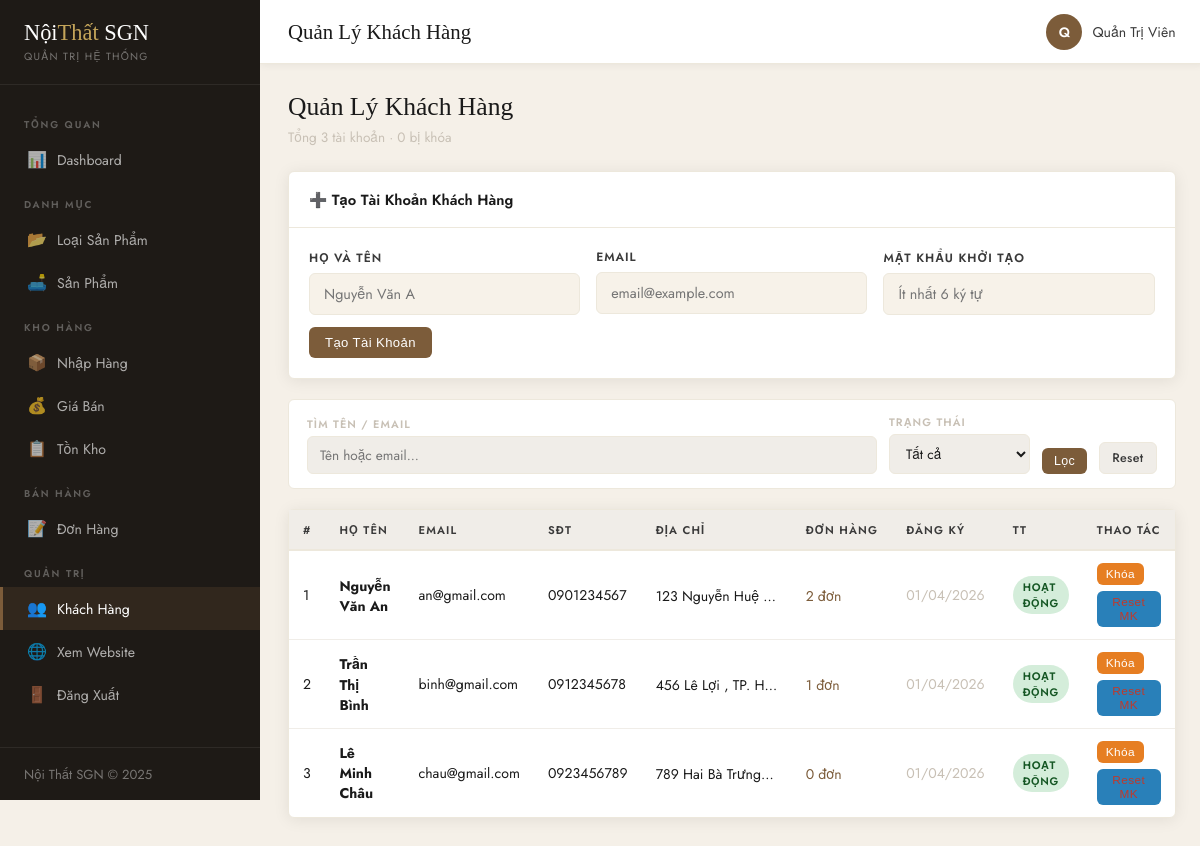
Page /admin/users.php (signed in) on the committed database.
### tables this page shows
CREATE TABLE khach_hang (
    ma_kh       INT AUTO_INCREMENT PRIMARY KEY,
    ho_ten      VARCHAR(100) NOT NULL,
    email       VARCHAR(150) NOT NULL UNIQUE,
    mat_khau    VARCHAR(255) NOT NULL,
    dien_thoai  VARCHAR(20),
    dia_chi     VARCHAR(255),
    phuong_xa   VARCHAR(100),
    quan_huyen  VARCHAR(100),
    tinh_tp     VARCHAR(100),
    trang_thai  TINYINT(1) DEFAULT 1 COMMENT '1=active, 0=khóa',
    created_at  DATETIME DEFAULT CURRENT_TIMESTAMP
);

### admin/users.php (the view, shortened to what this page needs)
<?php
require_once __DIR__ . '/includes/header.php';
$f_key    = trim($_GET['q'] ?? '');
$where    = '1=1';
$users   = $conn->query("SELECT kh.*, (SELECT COUNT(*) FROM don_hang WHERE ma_kh=kh.ma_kh) as so_dh FROM khach_hang kh WHERE $where ORDER BY kh.created_at DESC");
$total   = $conn->query("SELECT COUNT(*) FROM khach_hang")->fetch_row()[0];
$locked  = $conn->query("SELECT COUNT(*) FROM khach_hang WHERE trang_thai=0")->fetch_row()[0];
?>
<div class="mb-20">
    <h2 class="page-title">Quản Lý Khách Hàng</h2>
    <p class="page-sub">Tổng <?= $total ?> tài khoản · <?= $locked ?> bị khóa</p>
</div>
<div class="admin-card mb-20">
    <div class="admin-card-header"><h3>➕ Tạo Tài Khoản Khách Hàng</h3></div>
    <div class="admin-card-body">
        <form method="POST">
            <div class="form-grid cols-3">
                <div class="form-group">
                    <label class="form-label">Họ và tên</label>
                    <input type="text" name="ten_admin" class="form-control" placeholder="Nguyễn Văn A" required>
                </div>
                <div class="form-group">
                    <label class="form-label">Email</label>
                    <input type="email" name="email" class="form-control" placeholder="email@example.com" required>
                </div>
                <div class="form-group">
                    <label class="form-label">Mật khẩu khởi tạo</label>
                    <input type="text" name="password" class="form-control" placeholder="Ít nhất 6 ký tự" minlength="6" required>
                </div>
            </div>
            <button type="submit" class="btn btn-primary mt-12">Tạo Tài Khoản</button>
        </form>
    </div>
</div>
<form method="GET" class="admin-filter">
    <div class="filter-item flex-1"><label>Tìm tên / email</label><input type="text" name="q" placeholder="Tên hoặc email..." value="<?= htmlspecialchars($f_key) ?>"></div>
    <div class="filter-item">
        <label>Trạng thái</label>
        <select name="status">
            <option value="">Tất cả</option>
        </select>
    </div>
    <button type="submit" class="btn btn-primary btn-sm">Lọc</button>
    <a href="<?= SITE_URL ?>/admin/users.php" class="btn btn-secondary btn-sm">Reset</a>
</form>
<div class="admin-card">
    <div style="overflow-x:auto;">
        <table class="data-table">
            <thead><tr><th>#</th><th>Họ tên</th><th>Email</th><th>SĐT</th><th>Địa chỉ</th><th>Đơn hàng</th><th>Đăng ký</th><th>TT</th><th>Thao tác</th></tr></thead>
            <tbody>
                <?php if (!$users->num_rows): ?>
                <tr class="empty-row"><td colspan="9">Không tìm thấy khách hàng nào</td></tr>
                <?php else: while ($kh = $users->fetch_assoc()): ?>
                <tr>
                    <td><?= $kh['ma_kh'] ?></td>
                    <td><strong><?= htmlspecialchars($kh['ho_ten']) ?></strong></td>
                    <td><?= htmlspecialchars($kh['email']) ?></td>
                    <td><?= htmlspecialchars($kh['dien_thoai'] ?? '—') ?></td>
                    <td style="max-width:150px;white-space:nowrap;overflow:hidden;text-overflow:ellipsis;">
                        <?= htmlspecialchars($kh['dia_chi']??'') ?>
                        <?php if ($kh['tinh_tp']): ?>, <?= htmlspecialchars($kh['tinh_tp']) ?><?php endif; ?>
                    </td>
                    <td><a href="<?= SITE_URL ?>/admin/orders.php?kh=<?= $kh['ma_kh'] ?>" style="color:var(--walnut);"><?= $kh['so_dh'] ?> đơn</a></td>
                    <td class="text-muted"><?= date('d/m/Y', strtotime($kh['created_at'])) ?></td>
                    <td>
                        <span class="badge <?= $kh['trang_thai'] ? 'badge-success' : 'badge-danger' ?>">
                            <?= $kh['trang_thai'] ? 'Hoạt động' : 'Đã khóa' ?>
                        </span>
                    </td>
                    <td>
                        <div class="action-group">
                            <form method="POST" style="display:inline;">
                                <button type="submit" class="btn btn-xs <?= $kh['trang_thai'] ? 'btn-warning' : 'btn-success' ?>">
                                    <?= $kh['trang_thai'] ? 'Khóa' : 'Mở khóa' ?>
                                </button>
                            </form>
                            <form method="POST" style="display:inline;">
                                <button type="submit" class="btn btn-xs btn-info confirm-delete">Reset MK</button>
                            </form>
                        </div>
                    </td>
                </tr>
                <?php endwhile; endif; ?>
            </tbody>
        </table>
    </div>
</div>
<?php require_once __DIR__ . '/includes/footer.php'; ?>

### assets/css/admin.css (style rules this page uses)
:root { --sidebar-w: 260px; --header-h: 64px; --cream: #F7F2E9; --charcoal: #1A1A1A; --charcoal-mid:#3A3A3A; --walnut: #7C5C3A; --gold: #C4A55A; --white: #FFFFFF; --gray-light: #F0EDE8; --gray-mid: #C8C0B5; --red: #C0392B; --green: #27AE60; --blue: #2980B9; --sidebar-bg: #1E1A16; --sidebar-text:rgba(255,255,255,0.65); --sidebar-hover:rgba(255,255,255,0.08); --sidebar-active:#7C5C3A; --cream-dark: #EDE8DC; --shadow: 0 2px 16px rgba(0,0,0,0.08); --radius: 6px; --transition: all 0.25s ease; --font-body: 'Jost','Helvetica Neue',sans-serif; --font-display:'Cormorant Garamond',Georgia,serif; }
*, *::before, *::after { box-sizing:border-box; margin:0; padding:0; }
body { font-family:var(--font-body); background:#F5F0E8; color:var(--charcoal); font-size:14px; }
a { text-decoration:none; color:inherit; }
.admin-card { background:var(--white); border:1px solid var(--cream-dark); border-radius:var(--radius); box-shadow:var(--shadow); margin-bottom:24px; }
.admin-card-header { padding:16px 20px; border-bottom:1px solid var(--cream-dark); display:flex; align-items:center; justify-content:space-between; flex-wrap:wrap; gap:12px; }
.admin-card-header h3 { font-family:var(--font-body); font-size:0.92rem; font-weight:600; color:var(--charcoal); }
.admin-card-body { padding:20px; }
.data-table { width:100%; border-collapse:collapse; font-size:0.88rem; }
.data-table th { background:var(--gray-light); padding:11px 14px; text-align:left; font-size:0.7rem; font-weight:600; letter-spacing:0.1em; text-transform:uppercase; color:var(--charcoal-mid); border-bottom:2px solid var(--cream-dark); white-space:nowrap; }
.data-table td { padding:12px 14px; border-bottom:1px solid var(--gray-light); vertical-align:middle; }
.data-table tr:last-child td { border-bottom:none; }
.btn { display:inline-flex; align-items:center; gap:6px; padding:8px 16px; border-radius:var(--radius); font-size:0.82rem; font-weight:500; cursor:pointer; border:none; transition:var(--transition); letter-spacing:0.03em; }
.btn-sm { padding:6px 12px; font-size:0.78rem; }
.btn-xs { padding:4px 9px; font-size:0.74rem; }
.btn-primary { background:var(--walnut); color:var(--white); }
.btn-info { background:var(--blue); color:var(--white); }
.btn-warning { background:#E67E22; color:var(--white); }
.btn-secondary { background:var(--gray-light); color:var(--charcoal-mid); border:1px solid var(--cream-dark); }
.action-group { display:flex; gap:6px; flex-wrap:wrap; }
.form-grid { display:grid; grid-template-columns:repeat(2,1fr); gap:16px; }
.form-grid.cols-3 { grid-template-columns:repeat(3,1fr); }
.form-group { display:flex; flex-direction:column; gap:6px; }
.form-label { font-size:0.75rem; font-weight:600; letter-spacing:0.08em; text-transform:uppercase; color:var(--charcoal-mid); }
.form-control { border:1px solid var(--cream-dark); border-radius:var(--radius); padding:10px 14px; font-size:0.9rem; color:var(--charcoal); background:var(--cream); outline:none; transition:var(--transition); font-family:var(--font-body); width:100%; }
.admin-filter { background:var(--white); border:1px solid var(--cream-dark); border-radius:var(--radius); padding:14px 18px; display:flex; gap:12px; align-items:flex-end; flex-wrap:wrap; margin-bottom:20px; }
.filter-item { display:flex; flex-direction:column; gap:4px; min-width:130px; }
.filter-item label { font-size:0.68rem; font-weight:600; letter-spacing:0.1em; text-transform:uppercase; color:var(--gray-mid); }
.filter-item input, .filter-item select { border:1px solid var(--cream-dark); border-radius:var(--radius); padding:8px 12px; font-size:0.85rem; background:var(--gray-light); color:var(--charcoal); outline:none; transition:var(--transition); font-family:var(--font-body); }
.filter-item.flex-1 { flex:1; min-width:200px; }
.badge { display:inline-block; padding:3px 10px; border-radius:20px; font-size:0.68rem; font-weight:600; letter-spacing:0.06em; text-transform:uppercase; }
.badge-success { background:#D4EDDA; color:#155724; }
.page-title { font-family:var(--font-display); font-size:1.6rem; font-weight:400; margin-bottom:4px; }
.page-sub { color:var(--gray-mid); font-size:0.85rem; margin-bottom:24px; }
.text-muted { color:var(--gray-mid); }
.mb-20 { margin-bottom:20px; }
.mt-12 { margin-top:12px; }
.confirm-delete { color:var(--red); }

### rows in the picture
khach_hang: ma_kh "1", ho_ten "Nguyễn Văn An", email "an@gmail.com", dien_thoai "0901234567", dia_chi "123 Nguyễn Huệ", so_dh "2", created_at "01/04/2026", trang_thai "HOẠT ĐỘNG"
khach_hang: ma_kh "2", ho_ten "Trần Thị Bình", email "binh@gmail.com", dien_thoai "0912345678", dia_chi "456 Lê Lợi", tinh_tp "TP. H…", so_dh "1", created_at "01/04/2026", trang_thai "HOẠT ĐỘNG"
khach_hang: ma_kh "3", ho_ten "Lê Minh Châu", email "chau@gmail.com", dien_thoai "0923456789", dia_chi "789 Hai Bà Trưng…", so_dh "0", created_at "01/04/2026", trang_thai "HOẠT ĐỘNG"

### other values in the picture
$page_title "Quản Lý Khách Hàng"
mb_substr($admin_name,0,1,'UTF-8') "Q"
$admin_name "Quản Trị Viên"
$total "3"
$locked "0"
